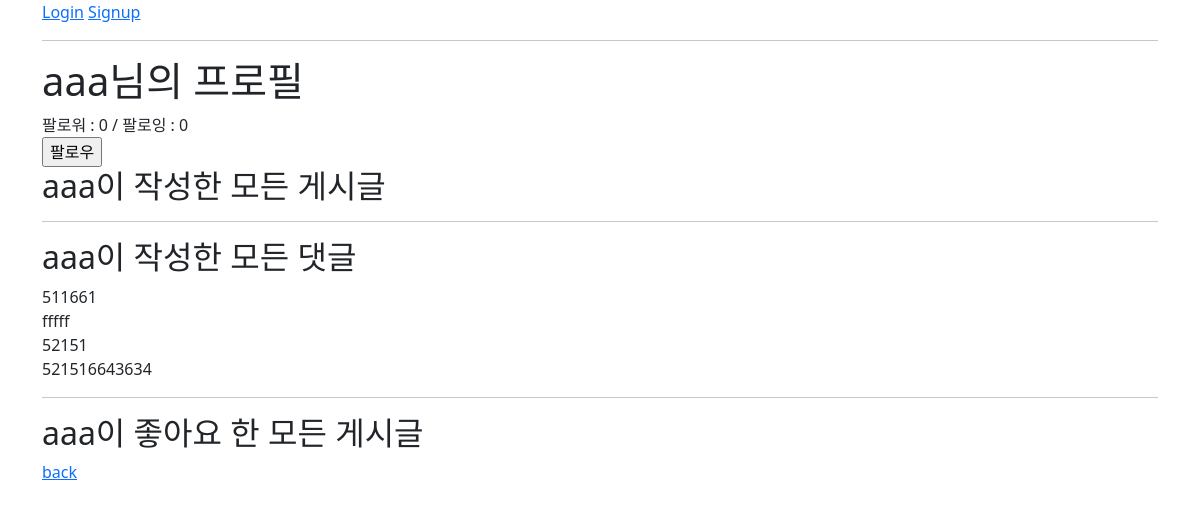
The page /accounts/profile/aaa/ on the database as committed earlier.
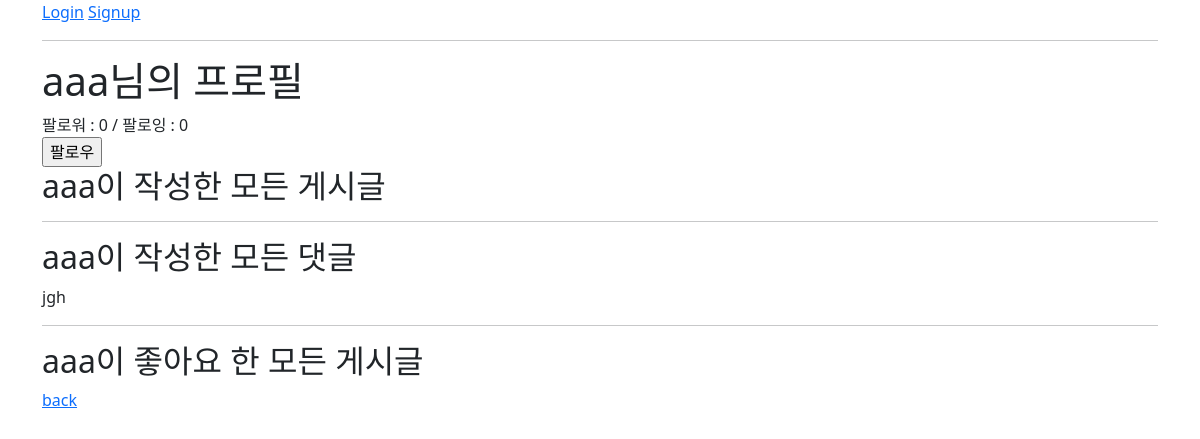
The same page on the database as committed later.
### articles/models.py (models this page shows, shortened)
class Comment(models.Model):
    article = models.ForeignKey(Article, on_delete=models.CASCADE)
    user = models.ForeignKey(settings.AUTH_USER_MODEL, on_delete=models.CASCADE)
    content = models.CharField(max_length=200)
    created_at = models.DateTimeField(auto_now_add=True)
    updated_at = models.DateTimeField(auto_now=True)

### accounts/views.py (the view)
# urls.py: path('profile/<str:username>/', views.profile, name='profile'),
def profile(request, username):
    User = get_user_model()
    person = User.objects.get(username=username)
    context = {
        'person': person,
    }
    return render(request, 'accounts/profile.html', context)

### accounts/templates/accounts/profile.html (shortened to what this page needs)
{% extends 'base.html' %}
{% block content %}
  <h1>{{ person.username }}님의 프로필</h1>
  <div>
    팔로워 : <span id ='followers-count'>{{ person.followers.all|length }} / </span>
    팔로잉 : <span id ='followings-count'>{{ person.followings.all|length }} </span>
  </div>
  {% if request.user != person %}
  <div>
    <form id='follow-form' data-user-id={{ person.pk }} action="{% url 'accounts:follow' person.pk %}" method="POST">
      {% if request.user in person.followers.all %}
        <input id='form-input' type="submit" value="언팔로우">
      {% else %}
        <input type="submit" value="팔로우">
      {% endif %}
    </form>
  <div>
  {% endif %}
  <h2>{{ person.username }}이 작성한 모든 게시글</h2>
  <hr>
  <h2>{{ person.username }}이 작성한 모든 댓글</h2>
  {% for comment in person.comment_set.all %}
    <div>{{ comment.content }}</div>
  {% endfor %}
  <hr>
  <h2>{{ person.username }}이 좋아요 한 모든 게시글</h2>
  <a href="{% url 'articles:index' %}">back</a>
{% endblock content %}

Rows that differ between the two databases and show on the page:
removed Comment: content "511661"
removed Comment: content "fffff"
removed Comment: content "52151"
removed Comment: content "521516643634"
added Comment: content "jgh"
